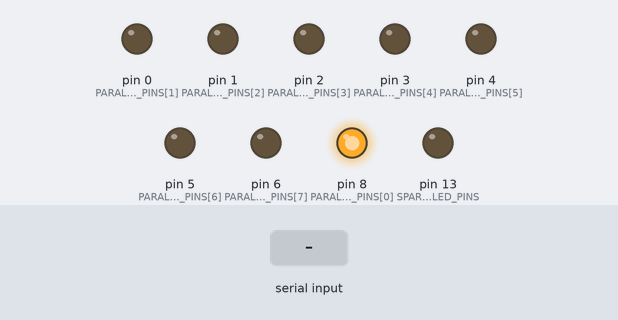
Bench run of a sketch on a simulated Arduino Mega 2560, built with avr-gcc and run on an emulated ATmega2560. Shown: output pins drawn as LEDs (lit = HIGH). The test bench sets the inputs (shaded band). Pins used as bus, display or sensor lines are not drawn; what the sketch prints to the serial monitor is not drawn.

Above: at 0.1 s.
At 0.5 s:
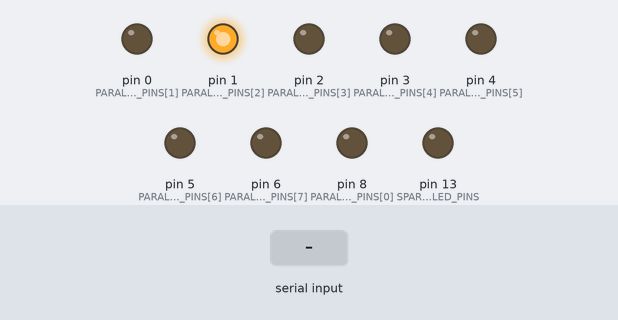
At 2.8 s:
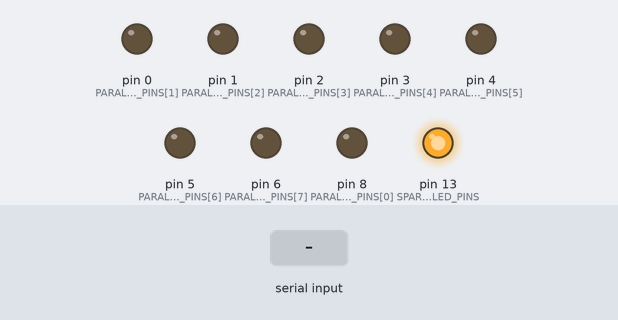
2.9 s: "?\n" received over Serial
4.4 s: byte 110 ('n') received over Serial
Timing chart, 0 to 7.4 s (numbered marks = the images above; inputs shaded):
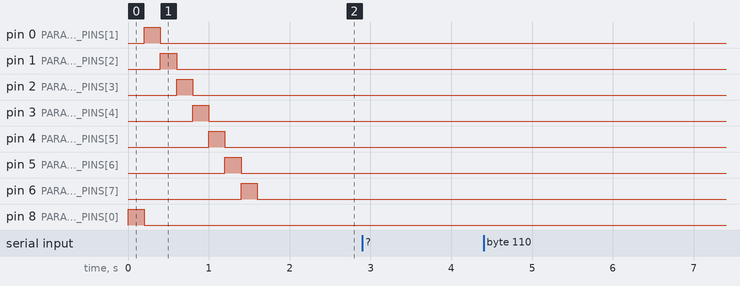

The sketch:

trigger-generator.ino
```cpp
#include "SerialInterface.h"
#include "TriggerBoxV2.h"

#define POWER_INDICATOR_LED SPARE_LED_PINS[ 0 ]

int gTriggerByte;

void Output( int x )
{
  for( int outputBit = 0; outputBit < 8; outputBit++, x >>= 1 )
    digitalWrite( PARALLEL_PORT_OUTPUT_PINS[ outputBit ], ( x & 1 ) ? HIGH : LOW );
}


void setup()
{
  for( int repeat = 0; repeat < 1; repeat++ )
  {
    for( int outputBit = 0; outputBit < 8; outputBit++ )
    {
      int pin = PARALLEL_PORT_OUTPUT_PINS[ outputBit ];
      if( pin >= 0 ) pinMode( pin, OUTPUT );
      if( pin >= 0 ) digitalWrite( pin, HIGH );
      delay( 200 );
      if( pin >= 0 ) digitalWrite( pin, LOW );
    }
  }
  Serial.begin( 38400 );
  if( POWER_INDICATOR_LED >= 0 ) { pinMode( POWER_INDICATOR_LED, OUTPUT ); digitalWrite( POWER_INDICATOR_LED, HIGH ); }
  gTriggerByte = 0;
}


void loop()
{
  if( StartCommands() )
  {
    if( ProcessVariableCommand( "byte", gTriggerByte ) ) Output( gTriggerByte );
    EndCommands();
  }
}
```

SerialInterface.h
```cpp
#ifndef __SerialInterface_H__
#define __SerialInterface_H__
#include "Arduino.h"

/*
	The following example allows two global variables to be queried and/or set over the
	serial port::

		#include "SerialInterface.h"

		double gFoo = 0.0;
		String gBar = "Hello World";

		void setup()
		{
			Serial.begin( 9600 );
		}

		void loop()
		{
			if( StartCommands() )
			{
				if( ProcessVariableCommand( "foo", gFoo ) ) Serial.println( "changed foo" );
				if( ProcessVariableCommand( "bar", gBar ) ) Serial.println( "changed bar" );
				EndCommands();
			}
		}

	An optional third argument to `ProcessVariableCommand` can be `VARIABLE_READ_ONLY`,
	`VARIABLE_VERBOSE`, or the default value `VARIABLE_SILENT`.

	In this example, if you send the command `foo` over the serial port, the reply will
	be a JSON string associating the name `foo` with the current value of the corresponding
	global variable `gFoo`.

	Provided the variable is not designated as `VARIABLE_READ_ONLY`, you can also set its
	value, e.g. by sending the command `foo = 2`.  (If you have designated the variable as
	`VARIABLE_VERBOSE` then this would also trigger a JSON output, as if you had queried
	`foo` immediately after setting it.)

	You can send the simple command `?` to receive a JSON output containing all the
	variables that are accessible in this manner.
*/

bool gCommandBackslash = false;
char gCommandQuote = '\0';
String gPartialCommand = "", gFullCommand = "";
int gListAllVariables = 0;

const char *
_ParseVariableCommand( const char *command, const char * variableName )
{
	if( !command || !*command ) return NULL;
	int lvn = strlen( variableName );
	if( strncmp( command, variableName, lvn ) != 0 ) return 0;
	command += lvn;
	while( isspace( *command ) ) command++;
	if( *command && *command++ != '=' ) return NULL;
	while( isspace( *command ) ) command++;
	return command;
}

#define _START_VARIABLE_PROCESSOR( TYPE, QUOTE ) \
	bool \
	ProcessVariableCommand( const char * variableName, TYPE & var, VariableWriteMode writeMode=VARIABLE_SILENT ) \
	{ \
		const char * command = _ParseVariableCommand( gFullCommand.c_str(), variableName ); \
		if( gListAllVariables ) { Serial.print( ( gListAllVariables++ == 1 ) ? "{" : ", " ); Serial.print( "\"" ); Serial.print( variableName ); Serial.print( "\": " ); Serial.print( QUOTE ); Serial.print( var ); Serial.print( QUOTE ); } \
		if( !command ) return false; \
		if( !*command ) { Serial.print( "{\"" ); Serial.print( variableName ); Serial.print( "\": " ); Serial.print( QUOTE ); Serial.print( var ); Serial.print( QUOTE ); Serial.println( "}" ); Serial.flush(); gFullCommand = ""; return false; } \
		if( writeMode == VARIABLE_READ_ONLY ) { Serial.print( "{\"SERIAL_COMMAND_ERROR\": \"cannot change the '" ); Serial.print( variableName ); Serial.println( "' variable because it is read-only\"}" ); Serial.flush(); gFullCommand = ""; return false; } \
		char *remainder = NULL; \
		TYPE val;
		//
		// conversion of const char * command to TYPE val happens here between _START_VARIABLE_PROCESSOR and _END_VARIABLE_PROCESSOR macros
		//
#define _END_VARIABLE_PROCESSOR( TYPE, QUOTE ) \
		while( remainder && isspace( *remainder ) ) remainder++; \
		if( remainder && *remainder ) { Serial.print( "{\"SERIAL_COMMAND_ERROR\": \"failed to interpret argument as type '" #TYPE "' when setting the '" ); Serial.print( variableName ); ; Serial.println( "' variable\"}" ); Serial.flush(); gFullCommand = ""; return false; } \
		var = val; \
		if( writeMode == VARIABLE_VERBOSE ) { Serial.print( "{\"" ); Serial.print( variableName ); Serial.print( "\": " ); Serial.print( QUOTE ); Serial.print( var ); Serial.print( QUOTE ); Serial.println( "}" ); Serial.flush(); } \
		gFullCommand = ""; \
		return true; \
	}

typedef enum
{
	VARIABLE_READ_ONLY = 0,
	VARIABLE_SILENT    = 1,
	VARIABLE_VERBOSE   = 2
} VariableWriteMode;

const char *
StartCommands( void )
{
	char c = '\0';
	if( !Serial.available() || ( ( c = Serial.read() ) == ';' && !gCommandQuote ) )
	{
		if( !c && !gPartialCommand.length() ) return NULL;
		gFullCommand = gPartialCommand;
		gFullCommand.trim();
		if( gFullCommand == "?" ) { gListAllVariables = 1; gFullCommand = ""; }
		gPartialCommand = "";
		gCommandBackslash = false;
		gCommandQuote = '\0';
		return gFullCommand.c_str();
	}
	bool escape = ( c == '\\' && !gCommandBackslash );
	if( gCommandBackslash )
	{
		if(      c == 'n' ) c = '\n';
		else if( c == 'r' ) c = '\r';
		else if( c == 't' ) c = '\t';
	}
	if( !escape && ( !isspace( c ) || gPartialCommand.length() ) ) gPartialCommand += c;
	if( !gCommandQuote && ( c == '\'' || c == '"' ) ) gCommandQuote = c;
	else if( gCommandQuote && c == gCommandQuote && !gCommandBackslash ) gCommandQuote = '\0';
	gCommandBackslash = escape;
	return NULL;
}

_START_VARIABLE_PROCESSOR( int, "" )            val = strtol(  command, &remainder, 10 );     _END_VARIABLE_PROCESSOR( int, "" )
_START_VARIABLE_PROCESSOR( unsigned int, "" )   val = strtoul( command, &remainder, 10 );     _END_VARIABLE_PROCESSOR( unsigned int, "" )
_START_VARIABLE_PROCESSOR( short, "" )          val = strtol(  command, &remainder, 10 );     _END_VARIABLE_PROCESSOR( short, "" )
_START_VARIABLE_PROCESSOR( unsigned short, "" ) val = strtoul( command, &remainder, 10 );     _END_VARIABLE_PROCESSOR( unsigned short, "" )
_START_VARIABLE_PROCESSOR( long, "" )           val = strtol(  command, &remainder, 10 );     _END_VARIABLE_PROCESSOR( long, "" )
_START_VARIABLE_PROCESSOR( unsigned long, "" )  val = strtoul( command, &remainder, 10 );     _END_VARIABLE_PROCESSOR( unsigned long, "" )
_START_VARIABLE_PROCESSOR( float, "" )          val = ( float )strtod( command, &remainder ); _END_VARIABLE_PROCESSOR( float, "" )
_START_VARIABLE_PROCESSOR( double, "" )         val = strtod( command, &remainder );          _END_VARIABLE_PROCESSOR( double, "" )
_START_VARIABLE_PROCESSOR( String, "\"" )
	char quote = *command++;
	if( quote != '"' && quote != '\'' ) remainder = &quote;
	else
	{
		val = command;
		int trimmedLength;
		for( trimmedLength = val.length(); trimmedLength > 0; trimmedLength-- )
			if( !isspace( val.charAt( trimmedLength - 1 ) ) ) break;
		if( trimmedLength < ( int )val.length() ) val = val.substring( 0, trimmedLength );
		if( val.charAt( val.length() - 1 ) != quote ) remainder = &quote;
		else val = val.substring( 0, val.length() - 1 );
	}
_END_VARIABLE_PROCESSOR( String, "\"" )

bool ProcessCommand( const char * command )
{
	if( gFullCommand != command ) return false;
	gFullCommand = "";
	return true;
}

bool
EndCommands( void )
{
	if( gListAllVariables ) { Serial.println( "}" ); Serial.flush(); gListAllVariables = 0; }
	if( gFullCommand.length() ) { Serial.println( "{\"SERIAL_COMMAND_ERROR\": \"failed to recognize command\"}" ); Serial.flush(); gFullCommand = ""; return true; }
	return false;
}
#endif // __SerialInterface_H__
```

TriggerBoxV2.h
```cpp
#ifndef __TriggerBoxV2_H__
#define __TriggerBoxV2_H__


const int   TRS_TIP_PINS[]                = { 22, 36 }; // bottom jack (input- and output-capable), top jack (analog input only)
const int   TRS_RING_PINS[]               = { 23, 37 }; // bottom jack (input- and output-capable), top jack (analog input only)
const int   POTENTIOMETER_PINS[]          = { 29, 31 }; // left and right potentiometers as seen from the input side of the box
const float POTENTIOMETER_SCALING         = 1.0;
const int   PARALLEL_PORT_INPUT_PINS[]    = { 14, 15, 16, 17, 18, 19, 20, 21 }; // D0 through D7 respectively
const int   PARALLEL_PORT_OUTPUT_PINS[]   = {  8,  0,  1,  2,  3,  4,  5,  6 }; // D0 through D7 respectively
const int   BNC_PINS[]                    = { 30, 27 }; // left and right BNCs
const int   RJ45_INPUT_PINS[]             = { 12, 11 }; // these two pins correspond to RJ45 terminals 1 and 2; RJ45 terminals 7 & 8 are wired to ground; set the pinMode of these inputs to INPUT_PULLUP - then digitalRead() result will become LOW when the circuit is closed between input and ground
const int   SPARE_LED_PINS[]              = { 13,  7 }; // top and next-down-from-top

#endif // __TriggerBoxV2_H__
```

Measured:
- after the input at 2.9 s, every drawn part: stays the same
- after the input at 4.4 s, every drawn part: stays the same
